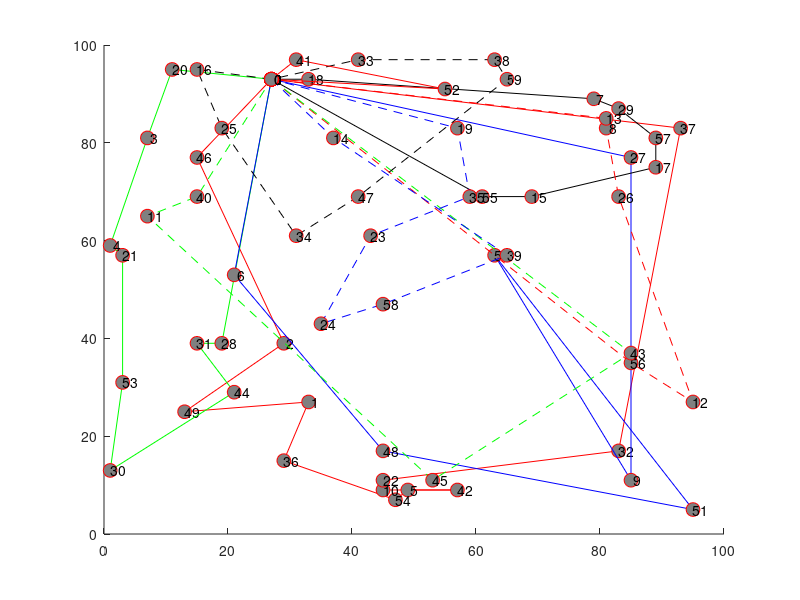

MATLAB code to generate this figure: (Note: this script raises an error after producing the figure.)
hold on;
plot([ 27; 15; 29; 13; 33; 29; 47; 49; 57; 45; 45; 83; 93; 27], [ 93; 77; 39; 25; 27; 15;  7;  9;  9;  9; 11; 17; 83; 93], '-ro', 'MarkerSize', 10, 'MarkerEdgeColor', 'r', 'MarkerFaceColor', [0.5,0.5,0.5]);
text([ 27; 15; 29; 13; 33; 29; 47; 49; 57; 45; 45; 83; 93; 27], [ 93; 77; 39; 25; 27; 15;  7;  9;  9;  9; 11; 17; 83; 93], num2str([   0;  46;   2;  49;   1;  36;  54;   5;  42;  10;  22;  32;  37;   0]));
plot([ 27; 11;  7;  1;  3;  3;  1; 21; 15; 19; 27], [ 93; 95; 81; 59; 57; 31; 13; 29; 39; 39; 93], '-go', 'MarkerSize', 10, 'MarkerEdgeColor', 'r', 'MarkerFaceColor', [0.5,0.5,0.5]);
text([ 27; 11;  7;  1;  3;  3;  1; 21; 15; 19; 27], [ 93; 95; 81; 59; 57; 31; 13; 29; 39; 39; 93], num2str([   0;  20;   3;   4;  21;  53;  30;  44;  31;  28;   0]));
plot([ 27; 21; 45; 95; 63; 85; 85; 27], [ 93; 53; 17;  5; 57; 11; 77; 93], '-bo', 'MarkerSize', 10, 'MarkerEdgeColor', 'r', 'MarkerFaceColor', [0.5,0.5,0.5]);
text([ 27; 21; 45; 95; 63; 85; 85; 27], [ 93; 53; 17;  5; 57; 11; 77; 93], num2str([   0;   6;  48;  51;  50;   9;  27;   0]));
plot([ 27; 33; 79; 83; 89; 89; 69; 61; 27], [ 93; 93; 89; 87; 81; 75; 69; 69; 93], '-ko', 'MarkerSize', 10, 'MarkerEdgeColor', 'r', 'MarkerFaceColor', [0.5,0.5,0.5]);
text([ 27; 33; 79; 83; 89; 89; 69; 61; 27], [ 93; 93; 89; 87; 81; 75; 69; 69; 93], num2str([   0;  18;   7;  29;  57;  17;  15;  55;   0]));
plot([ 27; 85; 95; 83; 81; 81; 27], [ 93; 35; 27; 69; 83; 85; 93], '--ro', 'MarkerSize', 10, 'MarkerEdgeColor', 'r', 'MarkerFaceColor', [0.5,0.5,0.5]);
text([ 27; 85; 95; 83; 81; 81; 27], [ 93; 35; 27; 69; 83; 85; 93], num2str([   0;  56;  12;  26;   8;  13;   0]));
plot([ 27; 85; 53;  7; 15; 27], [ 93; 37; 11; 65; 69; 93], '--go', 'MarkerSize', 10, 'MarkerEdgeColor', 'r', 'MarkerFaceColor', [0.5,0.5,0.5]);
text([ 27; 85; 53;  7; 15; 27], [ 93; 37; 11; 65; 69; 93], num2str([   0;  43;  45;  11;  40;   0]));
plot([ 27; 37; 65; 45; 35; 43; 59; 57; 27], [ 93; 81; 57; 47; 43; 61; 69; 83; 93], '--bo', 'MarkerSize', 10, 'MarkerEdgeColor', 'r', 'MarkerFaceColor', [0.5,0.5,0.5]);
text([ 27; 37; 65; 45; 35; 43; 59; 57; 27], [ 93; 81; 57; 47; 43; 61; 69; 83; 93], num2str([   0;  14;  39;  58;  24;  23;  35;  19;   0]));
plot([ 27; 15; 19; 31; 41; 65; 63; 41; 27], [ 93; 95; 83; 61; 69; 93; 97; 97; 93], '--ko', 'MarkerSize', 10, 'MarkerEdgeColor', 'r', 'MarkerFaceColor', [0.5,0.5,0.5]);
text([ 27; 15; 19; 31; 41; 65; 63; 41; 27], [ 93; 95; 83; 61; 69; 93; 97; 97; 93], num2str([   0;  16;  25;  34;  47;  59;  38;  33;   0]));
plot([ 27; 31; 55; 27], [ 93; 97; 91; 93], '-ro', 'MarkerSize', 10, 'MarkerEdgeColor', 'r', 'MarkerFaceColor', [0.5,0.5,0.5]);
text([ 27; 31; 55; 27], [ 93; 97; 91; 93], num2str([   0;  41;  52;   0]));
legend('Route 1','Route 2','Route 3','Route 4','Route 5','Route 6','Route 7','Route 8','Route 9',0);
xlabel('x');
ylabel('y');
